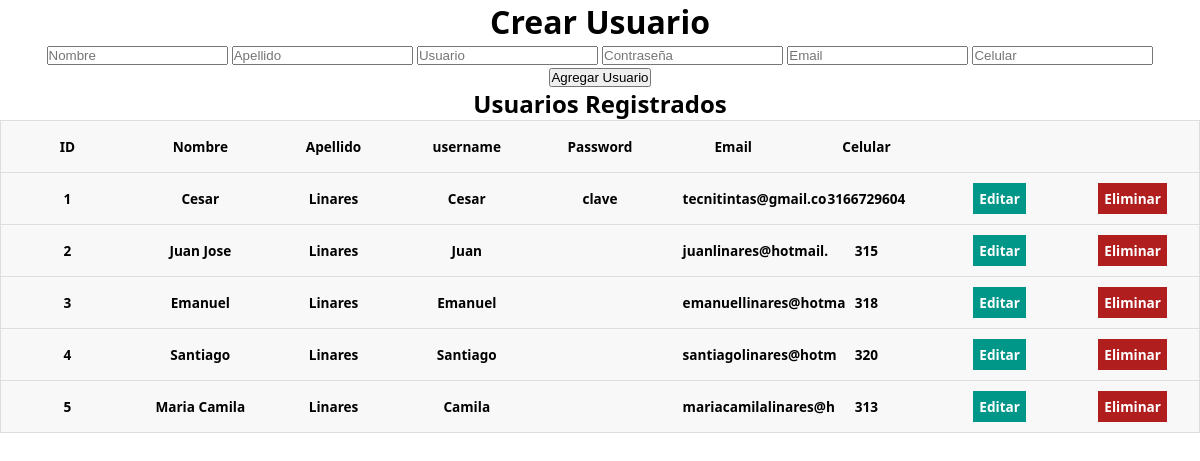
The page /Proyecto-Crud/index.php on the database its author committed.
### tables this page shows
CREATE TABLE `users` (
  `id` int(11) NOT NULL,
  `name` varchar(20) NOT NULL,
  `lastname` varchar(20) NOT NULL,
  `username` varchar(20) NOT NULL,
  `password` varchar(20) NOT NULL,
  `email` varchar(20) NOT NULL,
  `celular` varchar(20) NOT NULL
);

### Proyecto-Crud/index.php (the view, shortened to what this page needs)
<?php
$con = connection();
$sql = "SELECT * FROM users";
$query = mysqli_query($con, $sql);
?>
<!DOCTYPE html>
<html lang="en">
<head>
    <link rel="stylesheet" href="css/style.css">
</head>
<body>
    <div class="users.form">
        <form action="insert_user.php" method="POST">
            <h1>Crear Usuario</h1>
            <input type="text" name="name" placeholder="Nombre">
            <input type="text" name="lastname" placeholder="Apellido">
            <input type="text" name="username" placeholder="Usuario">
            <input type="text" name="password" placeholder="Contraseña">
            <input type="text" name="email" placeholder="Email">
            <input type="text" name="celular" placeholder="Celular">
            <input type="submit" value="Agregar Usuario">
        </form>
    </div>
    <div class="users-table">
        <h2>Usuarios Registrados</h2>
        <table>
            <thead>
                <tr>
                    <th>ID</th>
                    <th>Nombre</th>
                    <th>Apellido</th>
                    <th>username</th>
                    <th>Password</th>
                    <th>Email</th>
                    <th>Celular</th>
                    <th></th>
                    <th></th>
                </tr>
            </thead>
            <tbody>
                <?php while($row = mysqli_fetch_array($query)): ?>
                <tr>
                    <th> <?= $row['id'] ?></th>
                    <th> <?= $row['name'] ?></th>
                    <th> <?= $row['lastname'] ?></th>
                    <th> <?= $row['username'] ?></th>
                    <th> <?= $row['password'] ?></th>
                    <th> <?= $row['email'] ?></th>
                    <th> <?= $row['celular'] ?></th>
                    <th><a href="update.php?id=<?= $row['id'] ?>" class="users-table--edit">Editar</a></th>
                    <th><a href="delete_user.php?id=<?= $row['id'] ?>" class="users-table--delete">Eliminar</a></th>
                </tr>
                <?php endwhile; ?>
             </tbody>
        </table>
    </div>
</body>
</html>

### Proyecto-Crud/css/style.css (style rules this page uses)
* { box-sizing: border-box; margin: 0; padding: 0; }
html { font-family: 'Segoe UI', sans-serif; text-align: center; }
a { text-decoration: none; }
.users-table table { border: 1px solid #ccc; border-collapse: collapse; margin: 0; padding: 0; width: 100%; table-layout: fixed; }
table tr { background-color: #f8f8f8; border: 1px solid #ddd; padding: 4px; }
table th { padding: 16px; text-align: center; font-size: .85em; }
.users-table--edit { background: #009688; padding: 6px; color: #fff; text-align: center; font-weight: bold; }
.users-table--delete { background: #b11e1e; padding: 6px; color: #fff; text-align: center; font-weight: bold; }

### rows shown on the page
users: id "1", name "Cesar", lastname "Linares", username "Cesar", password "clave", email "tecnitintas@gmail.co", celular "3166729604"
users: id "2", name "Juan Jose", lastname "Linares", username "Juan", email "juanlinares@hotmail.", celular "315"
users: id "3", name "Emanuel", lastname "Linares", username "Emanuel", email "emanuellinares@hotma", celular "318"
users: id "4", name "Santiago", lastname "Linares", username "Santiago", email "santiagolinares@hotm", celular "320"
users: id "5", name "Maria Camila", lastname "Linares", username "Camila", email "mariacamilalinares@h", celular "313"
